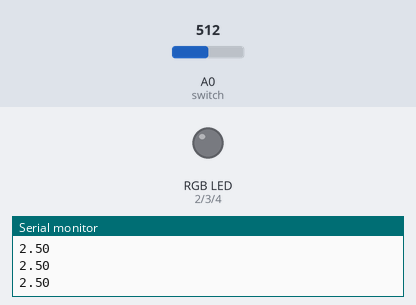
Simulated run of this sketch. Board: Arduino Uno, built with avr-gcc and run on an emulated ATmega328P. Shown: an RGB LED mixed from three pins (HIGH = lit), the last lines printed to the serial monitor. The test bench sets the inputs (shaded band); at power-on: A0 (switch) = 512.

Above: at 1.2 s.
1.3 s: A0 (switch) set to 0
At 1.6 s:
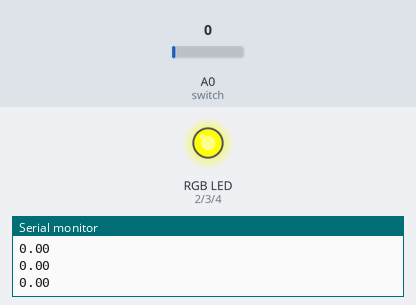
2.8 s: A0 (switch) set to 1010
4.3 s: A0 (switch) set to 1023
At 4.9 s:
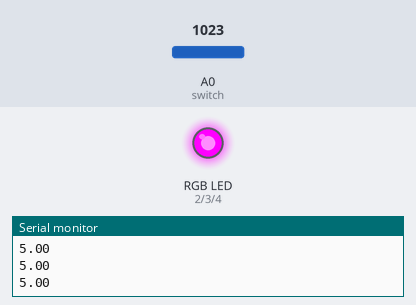
Timing chart, 0 to 7.3 s (numbered marks = the images above; inputs shaded):
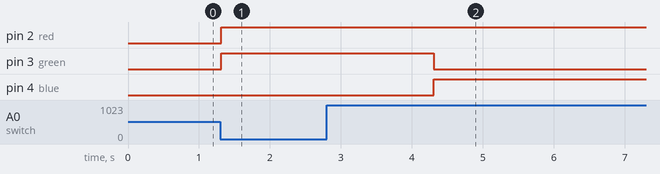

The sketch:

Yellow_Purple_9.ino
```cpp
//When a button is not pressed, The red and green light inside an RGB LED must illuminate. Creating yellow.
//When pressed, red and blue must turn om. Creating purple
//This program focuses on analogRead and digitalWrite.
int green = 3;  //assign a varibale to pin 3
int red = 2;    //assign a variable to pin 2
int blue = 4;   //assign a variable to pin 4
void setup() {
  Serial.begin(9600);      //identify a 9600 bit communication between pc and arduino
  pinMode(green, OUTPUT);  //assign pin as output
  pinMode(red, OUTPUT);    //assign pin as output
  pinMode(blue, OUTPUT);   //assign pin as output
  analogRead(A0); // this pin will read the voltage of the switch
}
void loop() {
  float sensorValue = analogRead(A0); //identify a variable for analogRead
  float Voltage = sensorValue * (5.0 / 1023.0);   //create an equation to display voltage
  Serial.println(Voltage);
  if (Voltage == 0) {   // if my volatge is 0, (button not pressed), green and red illuminate, blue stays off.
    digitalWrite(green, HIGH); //light on
    digitalWrite(red, HIGH);  //light on
    digitalWrite(blue, LOW); //light off
  }
  if(Voltage == 5) {       //if my volatge is 5, (button pressed), red and blue illuminate, green stays off.
    digitalWrite(green, LOW); //light off
    digitalWrite(blue, HIGH);  //light on
    digitalWrite(red, HIGH);   //light on
  }
}
```

Measured:
- the behaviour switches between 1022 and 1023 on A0 (switch) (found by bisection; images 1 and 2)
- after the input at 1.3 s, pin 2 (red), pin 3 (green): LOW → HIGH at once
- after the input at 4.3 s, pin 3 (green): HIGH → LOW at once; pin 4 (blue): LOW → HIGH at once
